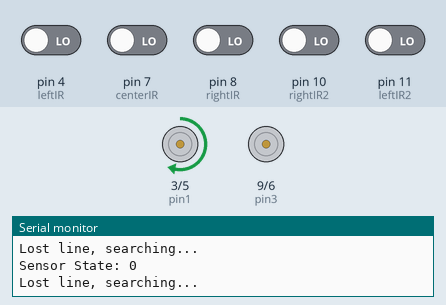
A sketch run on a simulated Arduino Uno, built with avr-gcc and run on an emulated ATmega328P. Parts: motor-driver pin pairs drawn as motors (green arrow = first pin HIGH = forward, orange = second pin HIGH = backward, longer = more drive), the last lines printed to the serial monitor. The test bench sets the inputs (shaded band); at power-on: pin 4 (leftIR), pin 7 (centerIR), pin 8 (rightIR), pin 10 (rightIR2), pin 11 (leftIR2) LOW.

Above: at 1.2 s.
1.3 s: pin 4 (leftIR) driven HIGH
At 2.5 s:
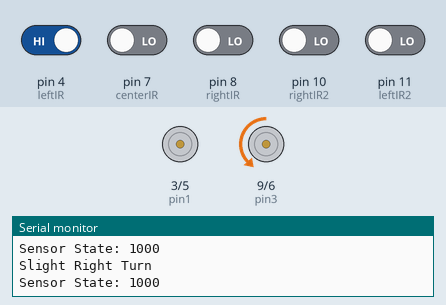
2.8 s: pin 8 (rightIR) driven HIGH
At 3.7 s:
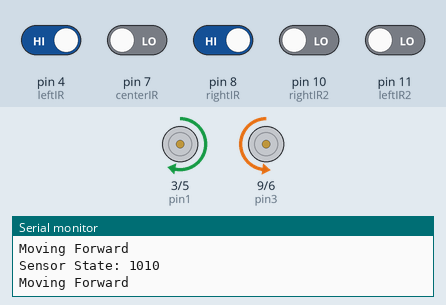
4.3 s: pin 10 (rightIR2) driven HIGH
At 4.8 s:
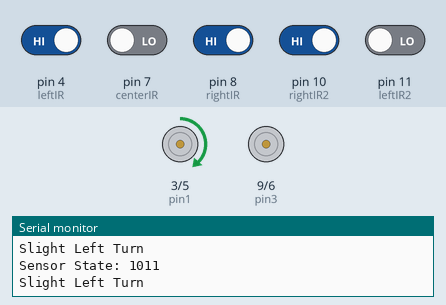
5.8 s: pin 11 (leftIR2) driven HIGH
8.8 s: pin 7 (centerIR) driven HIGH
At 9.5 s:
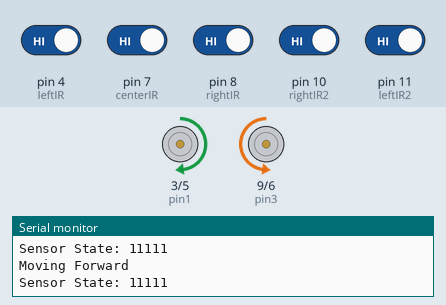
11.8 s: pin 4 (leftIR) driven LOW
At 13.1 s:
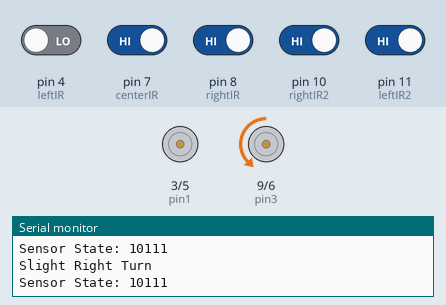
Timing chart, 0 to 14.3 s (numbered marks = the images above; inputs shaded):
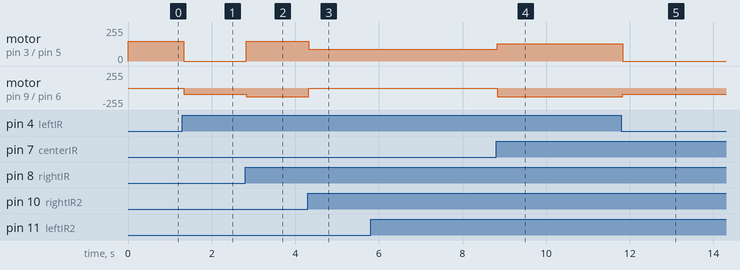

The sketch:

LFR_5_Sensor.ino
```cpp
// Motor pins setup
int pin1 = 3, pin2 = 5, pin3 = 9, pin4 = 6;

// IR sensor pins setup
int leftIR = 4, centerIR = 7, rightIR = 8, leftIR2 = 11, rightIR2 = 10;

// Speed control
int base_speed = 130;          // Normal forward speed
int turn_speed = 150;          // Speed for sharp turns
int slight_turn_speed = 90;     // Speed for slight turns
int stability_delay = 40;      // Delay to stabilize movement

void setup() {
  // Motor pins setup
  pinMode(pin1, OUTPUT);
  pinMode(pin2, OUTPUT);
  pinMode(pin3, OUTPUT);
  pinMode(pin4, OUTPUT);

  // IR sensor pins setup
  pinMode(leftIR, INPUT);
  pinMode(centerIR, INPUT);
  pinMode(rightIR, INPUT);
  pinMode(leftIR2, INPUT);
  pinMode(rightIR2, INPUT);

  Serial.begin(9600); // Debugging
}

void loop() {
  // Read sensor values
  int left2 = digitalRead(leftIR2);    // 1 if on black line, 0 if on white
  int left1 = digitalRead(leftIR);      // 1 if on black line, 0 if on white
  int center = digitalRead(centerIR);   // 1 if on black line, 0 if on white
  int right1 = digitalRead(rightIR);    // 1 if on black line, 0 if on white
  int right2 = digitalRead(rightIR2);   // 1 if on black line, 0 if on white

  // Combine sensor readings into a single value
  int sensorState = (left2 << 4) | (left1 << 3) | (center << 2) | (right1 << 1) | right2; // L2 L1 C R1 R2 in binary
  Serial.print("Sensor State: ");
  Serial.println(sensorState, BIN); // Print the state in binary

  // Implement logic based on sensorState
  switch (sensorState) {
    case 0b00000: // All sensors on white (Lost line)
      Serial.println("Lost line, searching...");
      search_for_line();
      break;

    case 0b00001: // Rightmost on black (Turn left)
      Serial.println("Sharp Left Turn");
      turn_left();
      break;

    case 0b00010: // Right on black (Slight left turn)
      Serial.println("Slight Left Turn");
      slight_left();
      break;

    case 0b00011: // Center and right on black (Slight left turn)
      Serial.println("Slight Left Turn");
      slight_left();
      break;

    case 0b00100: // Center on black (Move forward)
      Serial.println("Moving Forward");
      forward();
      break;

    case 0b00101: // Center and rightmost on black (Move forward/slight left)
      Serial.println("Moving Forward");
      forward();
      break;

    case 0b00110: // Center and right on black (Move forward)
      Serial.println("Moving Forward");
      forward();
      break;

    case 0b00111: // Center, right, and rightmost on black (Slight left turn)
      Serial.println("Slight Left Turn");
      slight_left();
      break;

    case 0b01000: // Left on black (Slight right turn)
      Serial.println("Slight Right Turn");
      slight_right();
      break;

    case 0b01001: // Left and rightmost on black (Move forward/slight right)
      Serial.println("Moving Forward");
      forward();
      break;

    case 0b01010: // Left and right on black (Move forward/slight right)
      Serial.println("Moving Forward");
      forward();
      break;

    case 0b01011: // Left, right, and rightmost on black (Slight left turn)
      Serial.println("Slight Left Turn");
      slight_left();
      break;

    case 0b01100: // Left and center on black (Slight right turn)
      Serial.println("Slight Right Turn");
      slight_right();
      break;

    case 0b01101: // Left, center, and rightmost on black (Slight right turn)
      Serial.println("Slight Right Turn");
      slight_right();
      break;

    case 0b01110: // Left, center, and right on black (Move forward)
      Serial.println("Moving Forward");
      forward();
      break;

    case 0b01111: // Left, center, right, and rightmost on black (Move forward/slight right)
      Serial.println("Moving Forward");
      forward();
      break;

    case 0b10000: // Leftmost on black (Sharp right turn)
      Serial.println("Sharp Right Turn");
      turn_right();
      break;

    case 0b10001: // Leftmost and rightmost on black (Move forward/slight turn)
      Serial.println("Moving Forward");
      forward();
      break;

    case 0b10010: // Leftmost and right on black (Move forward/slight left)
      Serial.println("Moving Forward");
      forward();
      break;

    case 0b10011: // Leftmost, right, and rightmost on black (Slight left turn)
      Serial.println("Slight Left Turn");
      slight_left();
      break;

    case 0b10100: // Leftmost and center on black (Move forward/slight right)
      Serial.println("Moving Forward");
      forward();
      break;

    case 0b10101: // Leftmost, center, and rightmost on black (Move forward/slight right)
      Serial.println("Moving Forward");
      forward();
      break;

    case 0b10110: // Leftmost, center, and right on black (Move forward/slight right)
      Serial.println("Moving Forward");
      forward();
      break;

    case 0b10111: // Leftmost, center, right, and rightmost on black (Slight right turn)
      Serial.println("Slight Right Turn");
      slight_right();
      break;

    case 0b11000: // Leftmost and left on black (Slight right turn)
      Serial.println("Slight Right Turn");
      slight_right();
      break;

    case 0b11001: // Leftmost, left, and rightmost on black (Slight right turn)
      Serial.println("Slight Right Turn");
      slight_right();
      break;

    case 0b11010: // Leftmost, left, and right on black (Move forward/slight right)
      Serial.println("Moving Forward");
      forward();
      break;

    case 0b11011: // Leftmost, left, right, and rightmost on black (Slight left turn)
      Serial.println("Slight Left Turn");
      slight_left();
      break;

    case 0b11100: // Leftmost, left, and center on black (Slight right turn)
      Serial.println("Slight Right Turn");
      slight_right();
      break;

    case 0b11101: // Leftmost, left, center, and rightmost on black (Moving forward/slight right)
      Serial.println("Moving Forward");
      forward();
      break;

    case 0b11110: // Leftmost, left, center, and right on black (Moving forward/slight right)
      Serial.println("Moving Forward");
      forward();
      break;

    case 0b11111: // All sensors on black (Move forward)
      Serial.println("Moving Forward");
      forward();
      break;

    default:
      Serial.println("Default movement");
      forward();
      break;
  }

  delay(stability_delay);  // Allow for smoother motor movements
}

// Functions for robot movement
void forward() {
  analogWrite(pin1, base_speed);
  analogWrite(pin2, LOW);
  analogWrite(pin3, LOW);
  analogWrite(pin4, base_speed);
}

void turn_left() {
  analogWrite(pin1, turn_speed);
  analogWrite(pin2, LOW);
  analogWrite(pin3, LOW);
  analogWrite(pin4, LOW);
}

void slight_left() {
  analogWrite(pin1, slight_turn_speed);
  analogWrite(pin2, LOW);
  analogWrite(pin3, LOW);
  analogWrite(pin4, LOW);
}

void turn_right() {
  analogWrite(pin1, LOW);
  analogWrite(pin2, LOW);
  analogWrite(pin3, LOW);
  analogWrite(pin4, turn_speed);
}

void slight_right() {
  analogWrite(pin1, LOW);
  analogWrite(pin2, LOW);
  analogWrite(pin3, LOW);
  analogWrite(pin4, slight_turn_speed);
}

void stop_motors() {
  analogWrite(pin1, LOW);
  analogWrite(pin2, LOW);
  analogWrite(pin3, LOW);
  analogWrite(pin4, LOW);
}

// Searching for the line
void search_for_line() {
  turn_left();
}
```

Measured:
- after the input at 1.3 s, motor on pin 3 (pin1) / pin 5 (pin2): forward 150/255 → stopped at once; motor on pin 9 (pin3) / pin 6 (pin4): stopped → backward 90/255 at once
- after the input at 2.8 s, motor on pin 3 (pin1) / pin 5 (pin2): stopped → forward 150/255 at once; motor on pin 9 (pin3) / pin 6 (pin4): backward 90/255 → backward 130/255 at once
- after the input at 4.3 s, motor on pin 3 (pin1) / pin 5 (pin2): forward 150/255 → forward 90/255 at once; motor on pin 9 (pin3) / pin 6 (pin4): backward 130/255 → stopped at once
- after the input at 8.8 s, motor on pin 3 (pin1) / pin 5 (pin2): forward 90/255 → forward 130/255 at once; motor on pin 9 (pin3) / pin 6 (pin4): stopped → backward 130/255 at once
- after the input at 11.8 s, motor on pin 3 (pin1) / pin 5 (pin2): forward 130/255 → stopped at once; motor on pin 9 (pin3) / pin 6 (pin4): backward 130/255 → backward 90/255 at once
